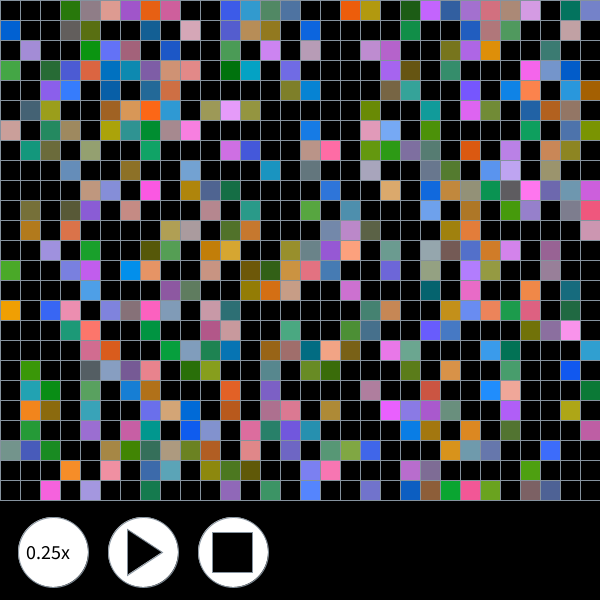
Frame 1 (no input)
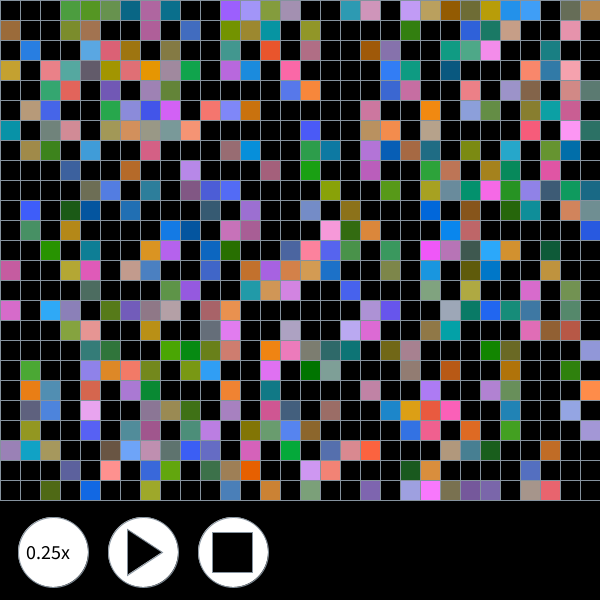
Frame 60 (the mouse pressed at the canvas centre just before this capture)
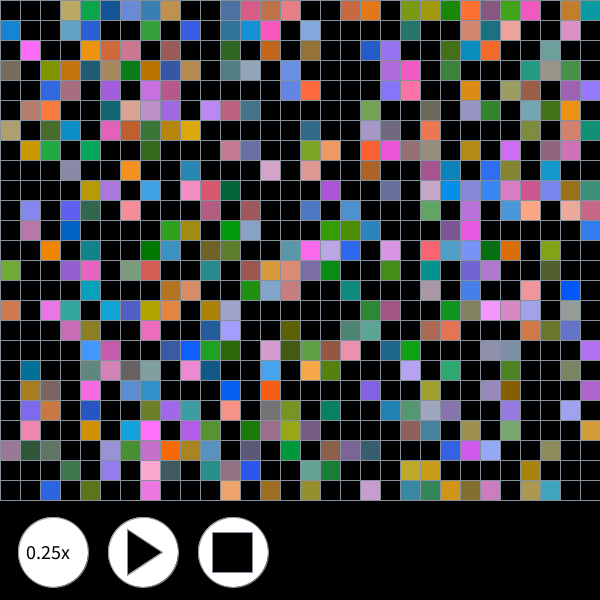
Frame 120 (the mouse held since frame 60 and released just before this capture)

The Processing sketch that drew these frames (run headless with seeded random() and noise(); from frame 60 on, the mouse is pressed at the canvas centre):

// Processing sketch: Game_Of_Life
// ── Game_Of_Life.pde
int [][] matriz;
int filas;
int columnas;
///variables_velocidad//
int velocidad =3;
int radioVel=70;
int valorVel=1;
int circleVelx=53;
int circleVely=552;
String velocity ="0.25x";
///variables_pausa////
int circlePausex= 143;
int circlePausey=552;
int radioPause=70;
boolean PauseButton=false;
///variables_aleatorio////
int circleRandomx= 233;
int circleRandomy=552;
int radioRandom=70;
boolean start=true;
int valorRandom=floor(random(2));
int[][] matriz_manual;


int countVecinos(int[][]matriz,int x,int y){
  int sum=0;
  for (int i=-1; i<2 ; i++){
    for (int j = -1; j < 2; j++) {
      int fila=(x+i+ filas)%filas;
      int columna=(y+j+columnas)%columnas;
      sum+= matriz[fila][columna];
    }
  }
  sum-=matriz[x][y];
  return sum;
}
  
              ///////////juego de la vida////////////
void setup(){
  size (600,600); 
  //////creacion de matriz////////
  filas=30;
  columnas= 25;
    matriz=new int[filas][columnas];
    for (var i=0;i<filas; i++){
      for (var j=0;j<columnas; j++){
          matriz[i][j]=floor(random(2));
        
      }
    }
  }

void draw(){
  frameRate(velocidad);
  background(0);
    
  ////////celulas iniciales///////

    for (var i = 0; i < filas; i++) {
      for (var j = 0; j < columnas; j++) {
        int r=(int)random(255);int g=(int)random(85,170);int b=(int)random(255);
        int x=i*20;
        int y=j*20;
        if (matriz[i][j]==1){
          fill (r ,g, b);
          stroke (133, 146, 158);
          square(x,y, 20);
        }
      }
    }

  //////nuevas generaciones//////////
    if (PauseButton==true){
      int[][] generaciones=new int [filas][columnas];
      for (var i = 0; i < filas; i++) {
        for (var j = 0; j < columnas; j++) {
          int estado=matriz[i][j];
          int vecinos=countVecinos(matriz,i,j);
      
          if (estado==0 && vecinos==3){
            generaciones[i][j]=1;}
            else if (estado==1 && (vecinos<2 || vecinos >3)){
              generaciones[i][j]=0;}
            else {
              generaciones[i][j]=estado;
            }  
        }  
      }
  matriz=generaciones;
    
  }
  ///cuadricula/////
  stroke(133, 146, 158);
  for( var i=0;i<600; i+=20){
    line (i, 0, i, 500);}
  for (var j=0;j<501;j+=20){
    line (0, j, 600, j);}

                                ///////botones////////////
 /////boton velocidad//////////
  fill (255);
  circle (circleVelx, circleVely, radioVel);
  fill (0);
  textSize(20);
  text(velocity, 26,559);
  
  
  ////boton pausa//////////
  fill (255);
  circle (circlePausex,circlePausey,radioPause);
  if (PauseButton==false){
    fill (0);
    triangle(127,529,127,575,162,552);}
    else {
      fill (0);
      rect(125,530,15,44);
      rect(145,530,15,44);}
      
  ///boton aleatorio/////
  fill (255);
  circle (circleRandomx,circleRandomy,radioRandom);
  fill (0);
  square (212,532,40);


}
                                                  
  ////velocidad//////
void mousePressed(){
  float velB =dist(mouseX, mouseY, circleVelx, circleVely);
  if (velB < radioVel/2){
    valorVel+=1;
  if (valorVel==2){
    velocity="0.50x";
    velocidad=5;}
  else if (valorVel==3){
    velocity="1.0x";
    velocidad=10;}
  else if (valorVel==4){
    velocity="1.5x";
    velocidad=15;}
  else if (valorVel==5){
    velocity="2.0x";
    velocidad=20;}
  else if (valorVel>5){
    velocity="0.25x";
    velocidad=3;
    valorVel=1;}
  }  
  //////pausa/////
  float PauseB =dist(mouseX, mouseY, circlePausex, circlePausey);
  if (PauseB < radioPause/2){
    if (PauseButton==false){
      PauseButton=true;
    } else{
    PauseButton=false;}
  }
  float RandomB =dist(mouseX, mouseY, circleRandomx, circleRandomy);
  if (RandomB < radioRandom/2){
    if(start==true){
      start=false;
    } else{
      start=true;}
  }
}

       
      

      
